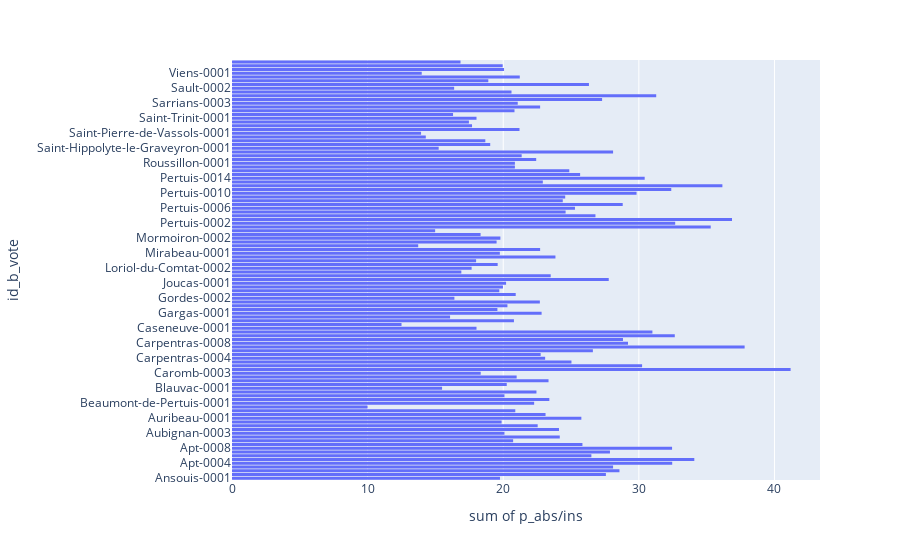

Write notebook code for a chart like this one.
### Code cell
#fig = px.histogram(res_circ_5, y="id_b_vote", x="voix", color="nom")
fig = px.histogram(resultats_bureaux, y='id_b_vote', x='p_abs/ins')
fig.show()

### Figure 1 — Plotly figure (JSON) as saved in the notebook; plotly's stock layout.template omitted (floating-point values rounded to 4 significant figures)
{"data": [{"alignmentgroup": "True", "bingroup": "y", "histfunc": "sum", "hovertemplate": "sum of p_abs/ins=%{x}<br>id_b_vote=%{y}<extra></extra>", "legendgroup": "", "marker": {"color": "#636efa", "pattern": {"shape": ""}}, "name": "", "offsetgroup": "", "orientation": "h", "showlegend": false, "type": "histogram", "x": [19.76, 27.57, 28.57, 28.1, 32.46, 34.09, 26.5, 27.87, 32.45, 25.84, 20.73, 24.17, 20.09, 24.11, 22.54, 19.88, 25.76, 23.12, 20.89, 10, 22.28, 23.4, 20.09, 22.45, 15.49, 20.26, 23.34, 20.99, 18.34, 41.19, 30.24, 25.03, 23.09, 22.76, 26.61, 37.8, 29.2, 28.83, 32.65, 31, 18.03, 12.5, 20.79, 16.08, 22.83, 19.57, 20.31, 22.7, 16.4, 20.92, 19.71, 19.98, 20.21, 27.78, 23.5, 16.91, 17.67, 19.59, 18, 23.85, 19.75, 22.72, 13.73, 19.51, 19.79, 18.33, 14.98, 35.3, 32.68, 36.87, 26.8, 24.6, 25.29, 28.81, 24.39, 24.57, 29.83, 32.39, 36.16, 22.92, 30.43, 25.67, 24.87, 20.86, 20.86, 22.43, 21.36, 28.1, 15.24, 19.04, 18.68, 14.29, 13.94, 21.2, 17.7, 17.47, 18.03, 16.3, 20.83, 22.72, 21.07, 27.29, 31.28, 20.61, 16.38, 26.32, 18.9, 21.22, 13.99, 20.06, 19.96, 16.85], "xaxis": "x", "y": ["Ansouis-0001", "Apt-0001", "Apt-0002", "Apt-0003", "Apt-0004", "Apt-0005", "Apt-0006", "Apt-0007", "Apt-0008", "Apt-0009", "Aubignan-0001", "Aubignan-0002", "Aubignan-0003", "Aubignan-0004", "Aubignan-0005", "Aurel-0001", "Auribeau-0001", "La Bastide-des-Jourdans-0001", "La Bastidonne-0001", "Beaumettes-0001", "Beaumont-de-Pertuis-0001", "Bedoin-0001", "Bedoin-0002", "Bedoin-0003", "Blauvac-0001", "Cabrières-d'Aigues-0001", "Caromb-0001", "Caromb-0002", "Caromb-0003", "Carpentras-0001", "Carpentras-0002", "Carpentras-0003", "Carpentras-0004", "Carpentras-0005", "Carpentras-0006", "Carpentras-0007", "Carpentras-0008", "Carpentras-0009", "Carpentras-0010", "Carpentras-0011", "Caseneuve-0001", "Castellet-en-Luberon-0001", "Crillon-le-Brave-0001", "Flassan-0001", "Gargas-0001", "Gargas-0002", "Gignac-0001", "Gordes-0001", "Gordes-0002", "Gordes-0003", "Goult-0001", "Grambois-0001", "Joucas-0001", "Lagarde-d'Apt-0001", "Lioux-0001", "Loriol-du-Comtat-0001", "Loriol-du-Comtat-0002", "Malemort-du-Comtat-0001", "Malemort-du-Comtat-0002", "Méthamis-0001", "Mirabeau-0001", "Modène-0001", "Monieux-0001", "Mormoiron-0001", "Mormoiron-0002", "La Motte-d'Aigues-0001", "Murs-0001", "Pertuis-0001", "Pertuis-0002", "Pertuis-0003", "Pertuis-0004", "Pertuis-0005", "Pertuis-0006", "Pertuis-0007", "Pertuis-0008", "Pertuis-0009", "Pertuis-0010", "Pertuis-0011", "Pertuis-0012", "Pertuis-0013", "Pertuis-0014", "Pertuis-0015", "Pertuis-0016", "Peypin-d'Aigues-0001", "Roussillon-0001", "Rustrel-0001", "Saignon-0001", "Saint-Christol-0001", "Saint-Hippolyte-le-Graveyron-0001", "Saint-Martin-de-Castillon-0001", "Saint-Martin-de-la-Brasque-0001", "Saint-Pantaléon-0001", "Saint-Pierre-de-Vassols-0001", "Saint-Saturnin-lès-Apt-0001", "Saint-Saturnin-lès-Apt-0002", "Saint-Saturnin-lès-Apt-0003", "Saint-Trinit-0001", "Sannes-0001", "Sarrians-0001", "Sarrians-0002", "Sarrians-0003", "Sarrians-0004", "Sarrians-0005", "Sault-0001", "Sault-0002", "La Tour-d'Aigues-0001", "La Tour-d'Aigues-0002", "La Tour-d'Aigues-0003", "Viens-0001", "Villars-0001", "Villes-sur-Auzon-0001", "Vitrolles-en-Lubéron-0001"], "yaxis": "y"}], "layout": {"barmode": "relative", "legend": {"tracegroupgap": 0}, "margin": {"t": 60}, "xaxis": {"anchor": "y", "domain": [0, 1], "title": {"text": "sum of p_abs/ins"}}, "yaxis": {"anchor": "x", "domain": [0, 1], "title": {"text": "id_b_vote"}}}}
